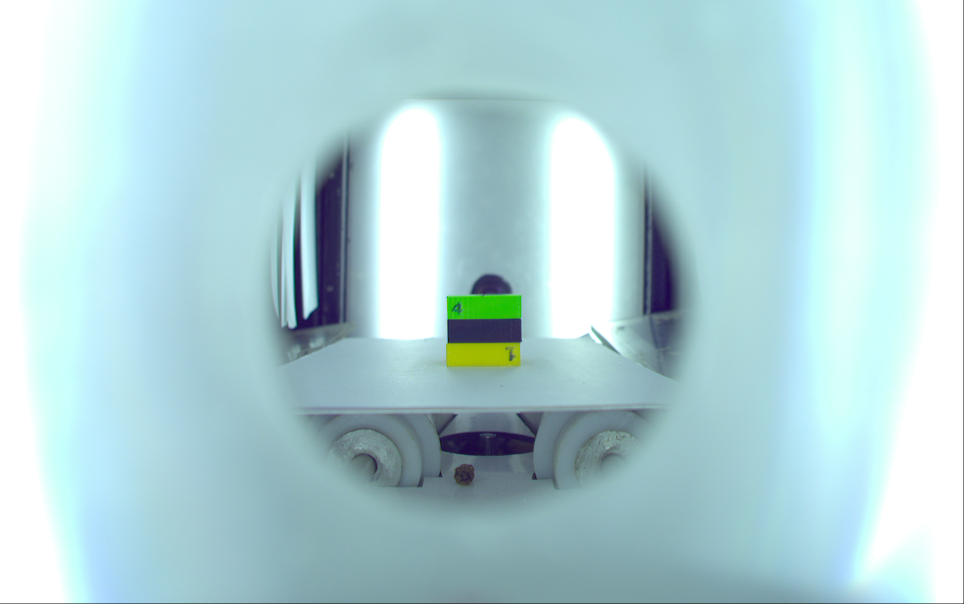
#> input picture codev4/Calib/Raw/Best_Light_Left.png, 1928 x 1208 px, given in place of Single_cube_Center.png, which was not available (shown at 1/2 size)
$ python Ratio.py
#> lines starting #> are read from the running program, lines starting #| are printed output that depends on the picture; after the words box and inside, x2 and y2 are one past the last pixel; in counts of white or black regions, pixels touching at a corner belong together; long printed decimals are rounded; pictures that were not available may be replaced by others from this repository, and a replacement may not be noted
import cv2
import numpy as np

def View(imge2view, ratio):
    view = imge2view.copy()

    h, w = view.shape[:2]
    scaledH = int(h * ratio)
    scaledW = int(w * ratio)
    dim = (scaledW, scaledH)
    view = cv2.resize(view, dim, interpolation=cv2.INTER_AREA)

    return view

def Binary(image, low, upp):

    blur = cv2.blur(image, (3, 3))
    LAB = cv2.cvtColor(blur, cv2.COLOR_BGR2LAB)
    threshLAB = cv2.inRange(LAB, np.array(low), np.array(upp))
    blank = np.zeros(image.shape[:2], dtype=np.uint8)
    contours, _ = cv2.findContours(threshLAB, cv2.RETR_TREE, cv2.CHAIN_APPROX_SIMPLE)
    contour = max(contours, key=cv2.contourArea)
    cv2.drawContours(blank, [contour], 0, 255, -1)

    x,y,w,h = cv2.boundingRect(contour)
    cv2.rectangle(image,(x,y),(x+w,y+h),(0,0,255),2)

    image = cv2.putText(image, "Width: " + str(w) , (20, 100), cv2.FONT_HERSHEY_SIMPLEX, 4,(255,255,255), 3, cv2.LINE_AA)
    image = cv2.putText(image, "Height: " + str(h) , (20, 200), cv2.FONT_HERSHEY_SIMPLEX, 4,(255,255,255), 3, cv2.LINE_AA)

    return image, blank, w, h

Center = cv2.imread("Calib\Correlate\Single_cube_Center.png")
#> Center is the input picture: shape (1208, 1928, 3); mean B, G, R 215.7, 211.5, 177.5
Left = cv2.imread("Calib\Correlate\Single_cube_Left.png")
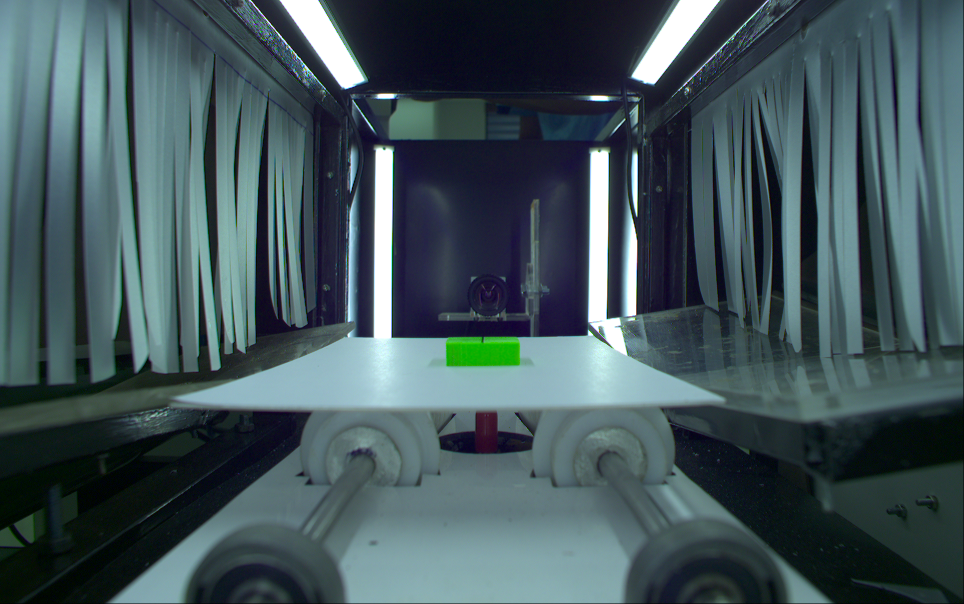
#> input picture codev4/Calib/Correlate/Single_cube_Left.png, 1928 x 1208 px, found by its file name (shown at 1/2 size)
#> Left is the input picture: shape (1208, 1928, 3); mean B, G, R 90.3, 84.9, 66.2
Right = cv2.imread("Calib\Correlate\Single_cube_Right.png")
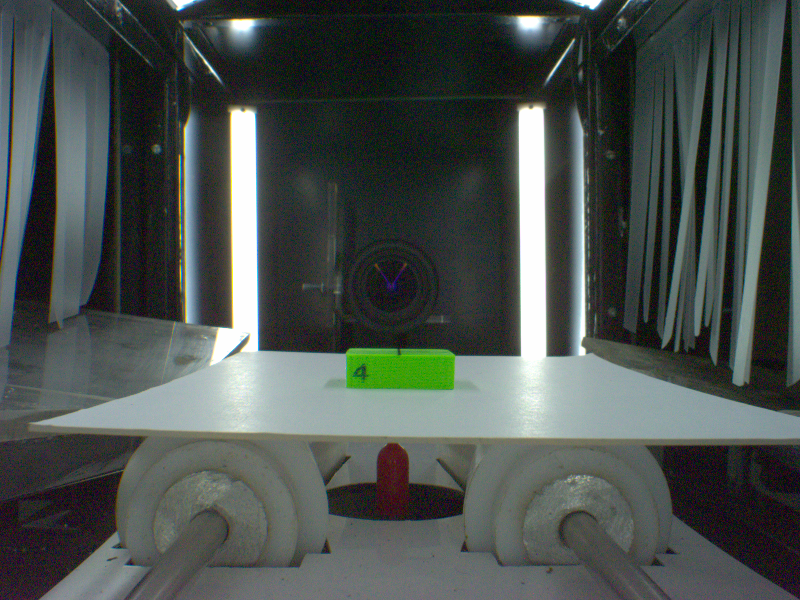
#> input picture codev4/Calib/Correlate/Single_cube_Right.png, 1600 x 1200 px, found by its file name (shown at 1/2 size)
#> Right is the input picture: shape (1200, 1600, 3); mean B, G, R 78.3, 81.4, 74.3

# [17 lines of commented-out code are left out]

Center, BinC, _, h_C, = Binary(Center, [0, 0, 149], [255, 255, 255])
#> in Binary, `LAB = cv2.cvtColor(blur, cv2.COLOR_BGR2LAB)`: LAB: shape (1208, 1928, 3); mean of channels 0, 1, 2 209.8, 118, 122.1
#> in Binary, `threshLAB = cv2.inRange(LAB, np.array(low), np.array(upp))`:
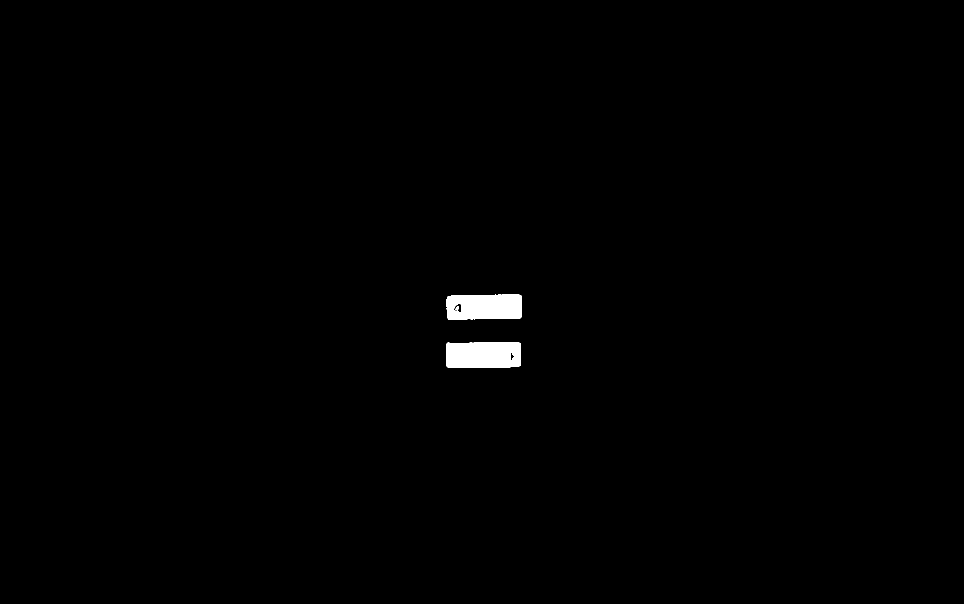
#> threshLAB: shape (1208, 1928) (shown at 1/2 size); 0.61% white; 3 white regions
#> in Binary, `contours, _ = cv2.findContours(threshLAB, cv2.RETR_TREE, cv2.CHAIN_APP..`: contours = 5 contours; box (x1, y1, x2, y2) and area: (892, 685, 1042, 735) 7178, (893, 589, 1043, 639) 6962, (906, 606, 924, 626) 202, (1020, 704, 1030, 722) 84, (911, 612, 918, 621) 32
#> in Binary, `contour = max(contours, key=cv2.contourArea)`: contour = contour of 35 points, box (x1, y1, x2, y2) (892, 685, 1042, 735), area 7178
#> in Binary, `cv2.drawContours(blank, [contour], 0, 255, -1)`: blank: shape (1208, 1928); 0.32% white; 1 white region, box (x1, y1, x2, y2) and area: (892, 685, 1042, 735) 7371
#> in Binary, `x,y,w,h = cv2.boundingRect(contour)`: x = 892; y = 685; w = 150; h = 50
#> h_C = 50
Left, BinL, w_L, _ = Binary(Left, [0, 0, 149], [255, 255, 255])
#> in Binary (call 2), `LAB = cv2.cvtColor(blur, cv2.COLOR_BGR2LAB)`: LAB: shape (1208, 1928, 3); mean of channels 0, 1, 2 85.9, 123, 122.4
#> in Binary (call 2), `threshLAB = cv2.inRange(LAB, np.array(low), np.array(upp))`: threshLAB: shape (1208, 1928); 0.48% white; 291 white regions (264 under 20 px)
#> in Binary (call 2), `contours, _ = cv2.findContours(threshLAB, cv2.RETR_TREE, cv2.CHAIN_APP..`: contours = 291 contours, 279 with area under 20; largest, box (x1, y1, x2, y2) and area: (891, 673, 1041, 733) 8494, (16, 1054, 49, 1092) 97, (783, 463, 786, 571) 77, (1273, 399, 1276, 431) 56, (1271, 574, 1274, 608) 50
#> in Binary (call 2), `cv2.drawContours(blank, [contour], 0, 255, -1)`: blank: shape (1208, 1928); 0.37% white; 1 white region, box (x1, y1, x2, y2) and area: (891, 673, 1041, 733) 8699
#> w_L = 150
Right, BinR, w_R, _ = Binary(Right, [0, 0, 149], [255, 255, 255])
#> in Binary (call 3), `LAB = cv2.cvtColor(blur, cv2.COLOR_BGR2LAB)`: LAB: shape (1200, 1600, 3); mean of channels 0, 1, 2 84, 125.2, 128.9
#> in Binary (call 3), `threshLAB = cv2.inRange(LAB, np.array(low), np.array(upp))`:
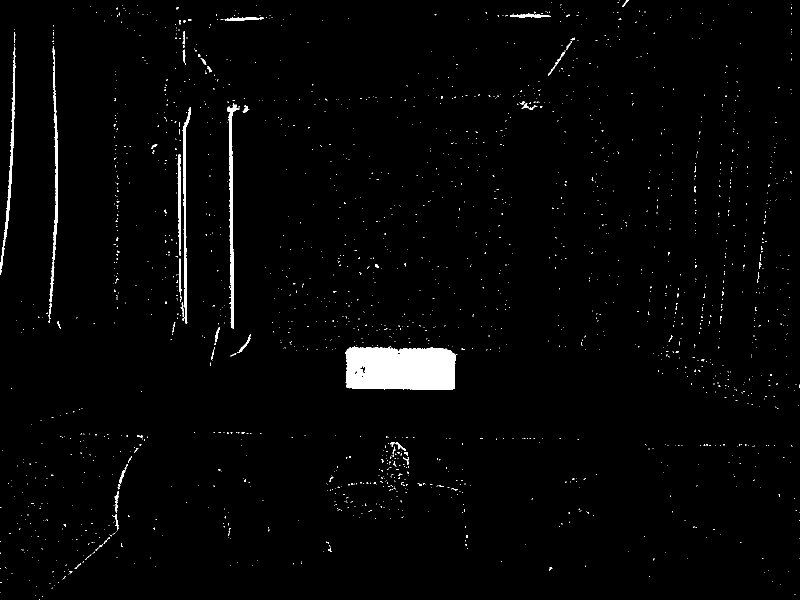
#> threshLAB: shape (1200, 1600) (shown at 1/2 size); 1.8% white; 1927 white regions (1872 under 20 px)
#> in Binary (call 3), `contours, _ = cv2.findContours(threshLAB, cv2.RETR_TREE, cv2.CHAIN_APP..`: contours = 1940 contours, 1906 with area under 20; largest, box (x1, y1, x2, y2) and area: (691, 693, 911, 780) 17304, (455, 213, 479, 657) 1954, (99, 125, 116, 604) 1426, (365, 215, 382, 647) 1324, (0, 93, 31, 550) 1240
#> in Binary (call 3), `contour = max(contours, key=cv2.contourArea)`: contour = contour of 199 points, box (x1, y1, x2, y2) (691, 693, 911, 780), area 17304
#> in Binary (call 3), `cv2.drawContours(blank, [contour], 0, 255, -1)`:
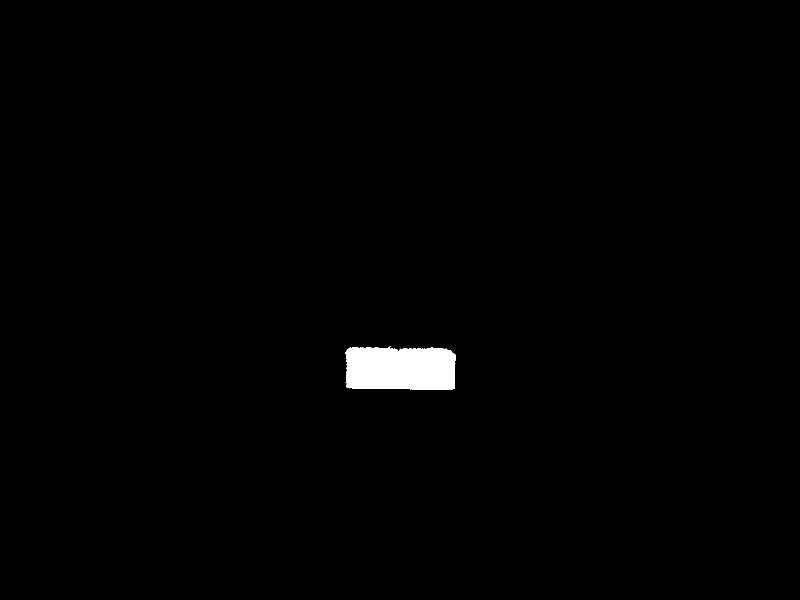
#> blank: shape (1200, 1600) (shown at 1/2 size); 0.92% white; 1 white region, box (x1, y1, x2, y2) and area: (691, 693, 911, 780) 17616
#> in Binary (call 3), `x,y,w,h = cv2.boundingRect(contour)`: x = 691; y = 693; w = 220; h = 87
#> in Binary (call 3), `image = cv2.putText(image, "Height: " + str(h) , (20, 200), cv2.FONT_H..`:
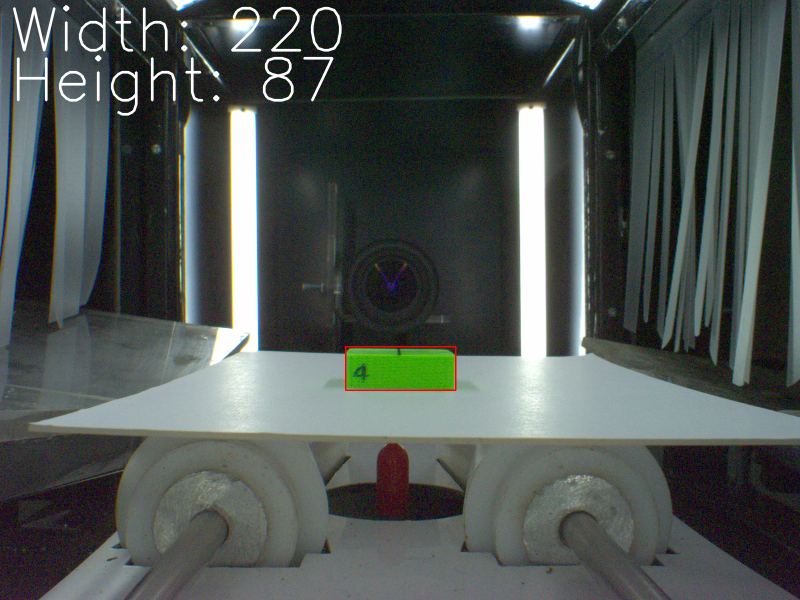
#> image: shape (1200, 1600, 3) (shown at 1/2 size); mean B, G, R 80, 83.1, 76.4
#> w_R = 220

print("Center/Left: ",h_C/w_L)
#| Center/Left:  0.3333
print("Right/left: ", w_R/w_L)
#| Right/left:  1.467

# view_center = View(BinC, 0.3)
# view_left = View(BinL, 0.4)
# view_right = View(BinR, 0.4)

view_center = View(Center, 0.5*(1/1.72))
view_left = View(Left, 0.5)
view_right = View(Right, 0.5*(1/1.46666666))
#> call 3 of View, with ratio = 0.341
#> in View (call 3), `view = cv2.resize(view, dim, interpolation=cv2.INTER_AREA)`:
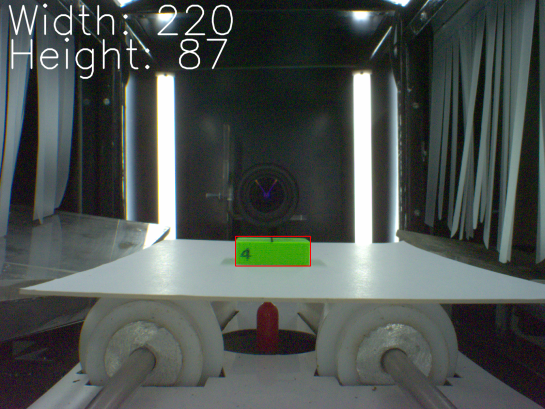
#> view: shape (409, 545, 3); mean B, G, R 80, 83.1, 76.4

cv2.imshow("Center", view_center)
cv2.imshow("Left", view_left)
cv2.imshow("Right", view_right)

cv2.waitKey(0)
cv2.destroyAllWindows()
